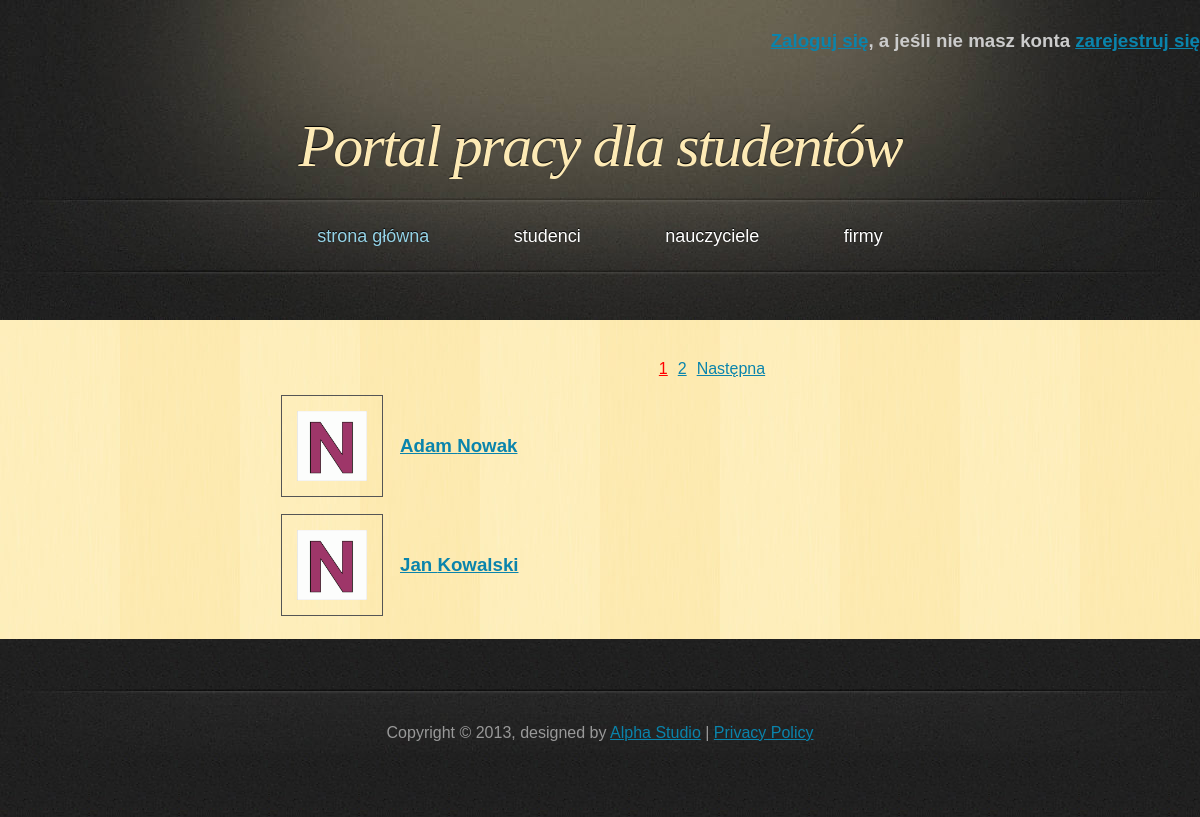
The page /PortalPracy/php/list_teacher.php?page=3 on the database as committed earlier.
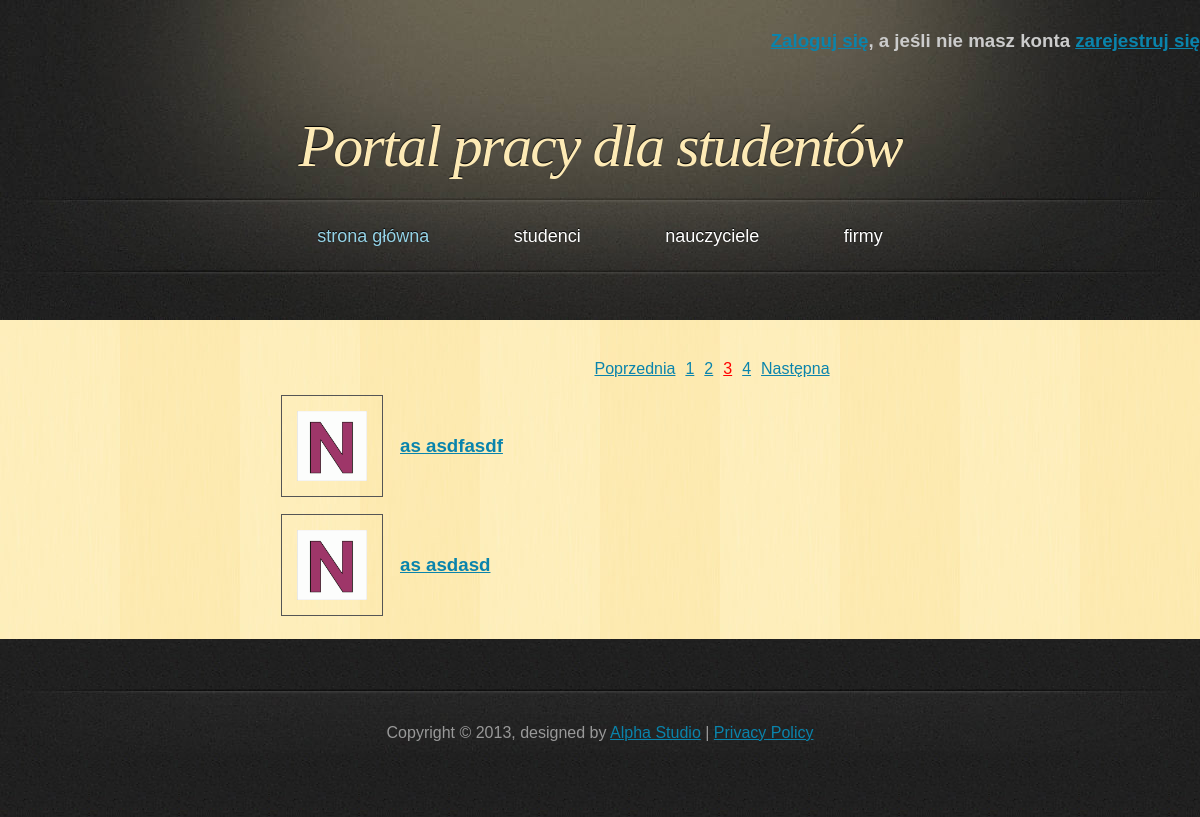
The same page on the database as committed later.
### tables this page shows
CREATE TABLE IF NOT EXISTS `teacher` (
  `teacher_id` int(11) NOT NULL AUTO_INCREMENT,
  `name` varchar(45) NOT NULL,
  `last_name` varchar(45) NOT NULL,
  `academic_degree` varchar(45) NOT NULL,
  `telephone` int(11) NOT NULL,
  `e_mail` varchar(50) NOT NULL,
  `password` varchar(100) NOT NULL,
  `active` tinyint(1) NOT NULL,
  `account_creation_date` date NOT NULL,
  PRIMARY KEY (`teacher_id`)
);

### PortalPracy/php/classDatabase.php (called while the page is built, shortened)
<?php
class Database {
    private $db;
    function __construct() {
        $this->server = 'localhost';
        $this->user = 'root';
        $this->password = '';
        $this->basename = 'data_base';
        $this->db = new mysqli($this->server, $this->user, $this->password, $this->basename);
        if ($this->db->connect_error) {
            die('Blad polaczenia z baza danych (' . $this->db->connect_errno . ') ' . $this->db->connect_error);
        } else {
            $this->db->query("SET NAMES 'utf8'");
        }
    }
    function get_teacher_list($start, $onpage) {
        if ($result = $this->db->query("SELECT * FROM `teacher` LIMIT $start, $onpage")) {
            return $result;
        }
    }
    function get_teacher_number() {
        if ($result = $this->db->query("SELECT * FROM `teacher`")) {
            $all = $result->num_rows;
        }
        return $all;
    }
}

### PortalPracy/php/list_teacher.php (the view, shortened to what this page needs)
<!DOCTYPE html>
<html>
    <head>
        <link href="../css/style.css" rel="stylesheet" type="text/css" />
    </head>
    <body>
        <div id="header">
            <?php
            include_once 'classPage.php';
            ?>
            <h1><a href="index.php">Portal pracy dla studentów</a></h1>
        </div>
        <div id="main">
            <div id="content">
                <?php
                include_once 'classDatabase.php';
                $db = new Database();
                $onpage = 2;
                $all = $db->get_teacher_number();
                $allpages = ceil($all / $onpage);
                if (!isset($_GET['page']) or $_GET['page'] > $allpages) {
                    $current_page = 1;
                } else {
                    $current_page = $_GET['page'];
                }
                $start = ($current_page - 1) * $onpage;
                $prev = $current_page - 1;
                $next = $current_page + 1;
                echo "<div id='pages'><ul>";
                if ($current_page > 1) {
                    echo "<li><a href='list_teacher.php?page=" . $prev . "'>Poprzednia</a></li>";
                }
                for ($i = 1; $i <= $allpages; $i++) {
                    if ($i == $current_page) {
                        echo "<li class='current'>";
                    } else {
                        echo "<li>";
                    }
                    echo "<a href='list_teacher.php?page=" . $i . "'>" . $i . "</a></li>";
                }
                if ($current_page < $allpages) {
                    echo "<li><a href='list_teacher.php?page=" . $next . "'>Następna</a></li>";
                }
                echo "</ul></div>";
                $result = $db->get_teacher_list($start, $onpage);
                echo "<table><tbody>";
                while ($obj = $result->fetch_object()) {
                    echo "<tr>";
                    echo "<td><a href='opis.php?id=" . $obj->teacher_id . "'><img src='../images/n_image.gif' class='mini_photo'/></a></td>";
                    echo "<td><a href='opis.php?id=" . $obj->teacher_id . "'><h3>" . $obj->name . " " . $obj->last_name . "</h3></a></td>";
                }
                echo "</tr>";
                echo "</tbody></table>";
                ?>
            </div>
            <div id="sidebar">
            </div>
            <div class="clearing">&nbsp;</div>
        </div>
    </body>
</html>

Rows that differ between the two databases and show on the page:
no longer on this page (row edited): teacher: name "Adam", last_name "Nowak"
no longer on this page (row edited): teacher: name "Jan", last_name "Kowalski"
added teacher: name "as", last_name "asdfasdf"
added teacher: name "as", last_name "asdasd"
Other text that changed with them:
text now shown: "Poprzednia"
new list line: "3"
new list line: "4"
